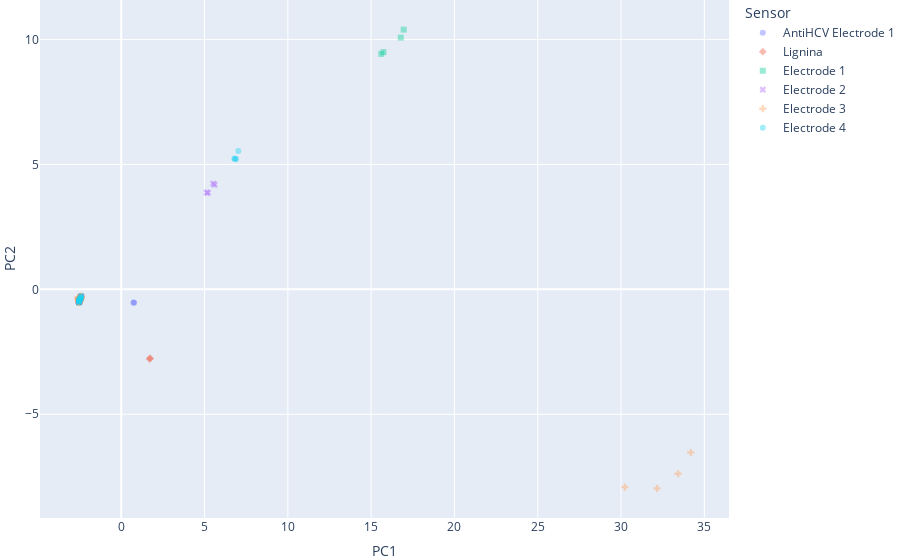

Notebook code for this chart:
### Code cell
# 4.1 Customize 3D Scatter Plot

fig = px.scatter(df_scores, x='PC1', y='PC2', color='Sensor', symbol='Sensor', opacity=0.4)

# tight layout
fig.update_layout(margin=dict(l=0, r=0, b=0, t=0)) # left, right, bottom, top with zero margin

fig.show()

# https://plotly.com/python/templates/
# fig.update_layout(template='plotly_white')
# plotly, plotly_white, plotly_dark, ggplot2, seaborn, simple_white, none

### Figure 1 — Plotly figure (JSON) as saved in the notebook; plotly's stock layout.template omitted (floating-point values rounded to 4 significant figures)
{"data": [{"hovertemplate": "Sensor=AntiHCV Electrode 1<br>PC1=%{x}<br>PC2=%{y}<extra></extra>", "legendgroup": "AntiHCV Electrode 1", "marker": {"color": "#636efa", "opacity": 0.4, "symbol": "circle"}, "mode": "markers", "name": "AntiHCV Electrode 1", "orientation": "v", "showlegend": true, "type": "scatter", "x": [-2.544, -2.542, -2.527, -2.526, -2.496, -2.494, -2.471, -2.469, 0.7348, 0.7709, -2.42, -2.419], "xaxis": "x", "y": [-0.4977, -0.493, -0.4508, -0.4458, -0.4257, -0.4209, -0.3912, -0.3865, -0.5215, -0.5406, -0.3224, -0.3177], "yaxis": "y"}, {"hovertemplate": "Sensor=Lignina<br>PC1=%{x}<br>PC2=%{y}<extra></extra>", "legendgroup": "Lignina", "marker": {"color": "#EF553B", "opacity": 0.4, "symbol": "diamond"}, "mode": "markers", "name": "Lignina", "orientation": "v", "showlegend": true, "type": "scatter", "x": [-2.542, -2.541, -2.535, -2.534, -2.496, -2.494, -2.471, -2.469, 1.735, 1.702, -2.42, -2.419], "xaxis": "x", "y": [-0.4996, -0.4946, -0.4395, -0.4349, -0.4257, -0.4209, -0.3912, -0.3865, -2.759, -2.786, -0.3224, -0.3177], "yaxis": "y"}, {"hovertemplate": "Sensor=Electrode 1<br>PC1=%{x}<br>PC2=%{y}<extra></extra>", "legendgroup": "Electrode 1", "marker": {"color": "#00cc96", "opacity": 0.4, "symbol": "square"}, "mode": "markers", "name": "Electrode 1", "orientation": "v", "showlegend": true, "type": "scatter", "x": [-2.53, -2.53, -2.529, -2.516, -2.531, -2.531, -2.53, -2.517, -2.496, -2.496, -2.494, -2.482, -2.471, -2.471, -2.469, -2.457, 16.78, 15.61, 15.74, 16.95, -2.42, -2.42, -2.419, -2.406], "xaxis": "x", "y": [-0.5177, -0.5161, -0.512, -0.47, -0.4467, -0.4466, -0.4422, -0.3992, -0.4257, -0.4252, -0.4209, -0.3781, -0.3912, -0.3908, -0.3865, -0.3437, 10.08, 9.426, 9.5, 10.4, -0.3224, -0.322, -0.3177, -0.2749], "yaxis": "y"}, {"hovertemplate": "Sensor=Electrode 2<br>PC1=%{x}<br>PC2=%{y}<extra></extra>", "legendgroup": "Electrode 2", "marker": {"color": "#ab63fa", "opacity": 0.4, "symbol": "x"}, "mode": "markers", "name": "Electrode 2", "orientation": "v", "showlegend": true, "type": "scatter", "x": [-2.542, -2.542, -2.54, -2.528, -2.531, -2.53, -2.529, -2.517, -2.496, -2.496, -2.494, -2.482, -2.471, -2.471, -2.469, -2.457, 5.524, 5.136, 5.199, 5.603, -2.42, -2.42, -2.419, -2.406], "xaxis": "x", "y": [-0.5001, -0.4997, -0.4956, -0.4531, -0.446, -0.446, -0.4415, -0.3982, -0.4257, -0.4252, -0.4209, -0.3781, -0.3912, -0.3908, -0.3865, -0.3437, 4.235, 3.877, 3.864, 4.188, -0.3224, -0.322, -0.3177, -0.2749], "yaxis": "y"}, {"hovertemplate": "Sensor=Electrode 3<br>PC1=%{x}<br>PC2=%{y}<extra></extra>", "legendgroup": "Electrode 3", "marker": {"color": "#FFA15A", "opacity": 0.4, "symbol": "cross"}, "mode": "markers", "name": "Electrode 3", "orientation": "v", "showlegend": true, "type": "scatter", "x": [-2.538, -2.538, -2.536, -2.522, -2.579, -2.582, -2.584, -2.572, -2.496, -2.496, -2.494, -2.482, -2.471, -2.471, -2.469, -2.457, 30.23, 32.16, 33.42, 34.19, -2.42, -2.42, -2.419, -2.406], "xaxis": "x", "y": [-0.5058, -0.5059, -0.5029, -0.4611, -0.3757, -0.3701, -0.3621, -0.317, -0.4257, -0.4252, -0.4209, -0.3781, -0.3912, -0.3908, -0.3865, -0.3437, -7.918, -7.966, -7.381, -6.53, -0.3224, -0.322, -0.3177, -0.2749], "yaxis": "y"}, {"hovertemplate": "Sensor=Electrode 4<br>PC1=%{x}<br>PC2=%{y}<extra></extra>", "legendgroup": "Electrode 4", "marker": {"color": "#19d3f3", "opacity": 0.4, "symbol": "circle"}, "mode": "markers", "name": "Electrode 4", "orientation": "v", "showlegend": true, "type": "scatter", "x": [-2.543, -2.543, -2.542, -2.529, -2.531, -2.531, -2.53, -2.517, -2.496, -2.496, -2.494, -2.482, -2.471, -2.471, -2.469, -2.457, 6.895, 6.822, 6.793, 7.029, -2.42, -2.42, -2.419, -2.406], "xaxis": "x", "y": [-0.4984, -0.498, -0.4938, -0.4513, -0.4451, -0.445, -0.4409, -0.3982, -0.4257, -0.4252, -0.4209, -0.3781, -0.3912, -0.3908, -0.3865, -0.3437, 5.224, 5.216, 5.242, 5.538, -0.3224, -0.322, -0.3177, -0.2749], "yaxis": "y"}], "layout": {"legend": {"title": {"text": "Sensor"}, "tracegroupgap": 0}, "margin": {"b": 0, "l": 0, "r": 0, "t": 0}, "xaxis": {"anchor": "y", "domain": [0, 1], "title": {"text": "PC1"}}, "yaxis": {"anchor": "x", "domain": [0, 1], "title": {"text": "PC2"}}}}
